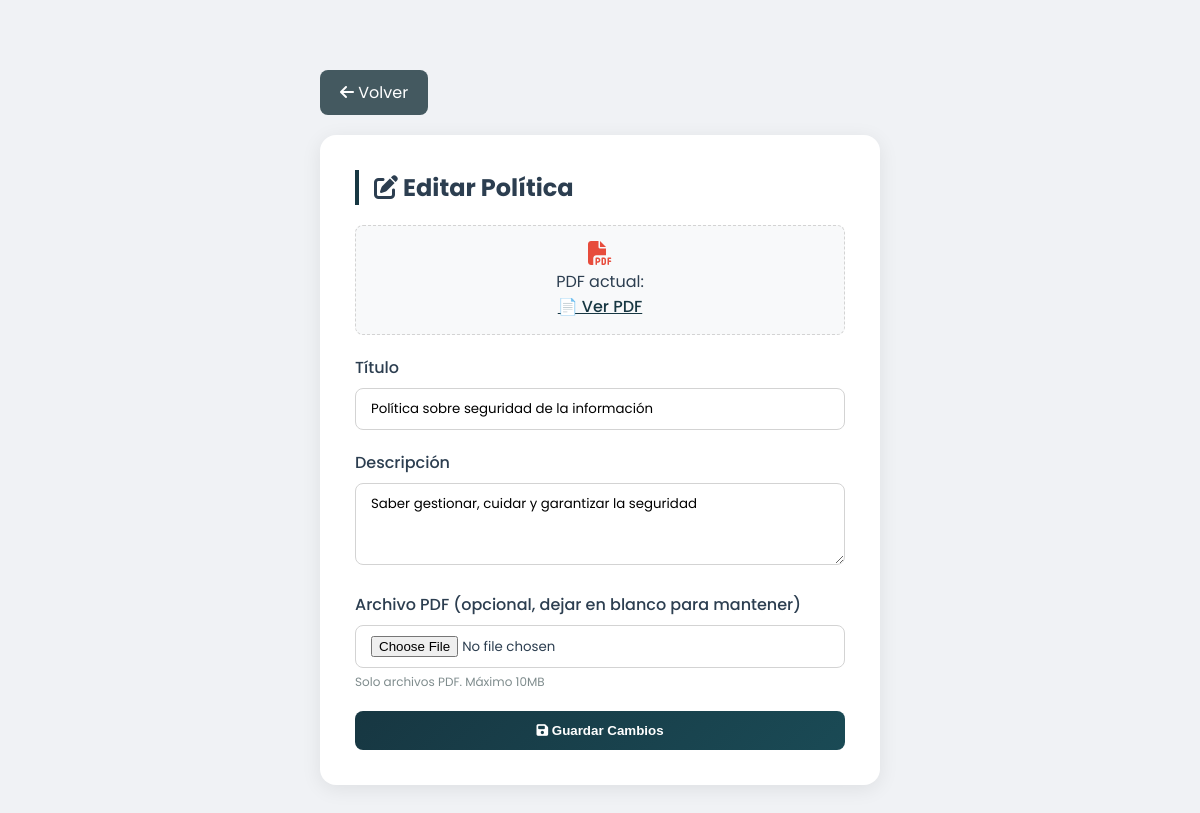
Page /admin/politicas/editar.php?id=1 (signed in) on the committed database.
### tables this page shows
CREATE TABLE `politicas` (
  `id` int NOT NULL AUTO_INCREMENT,
  `titulo` varchar(200) NOT NULL,
  `descripcion` text,
  `archivo_url` varchar(500) NOT NULL,
  `orden` int DEFAULT '0',
  `activo` tinyint DEFAULT '1',
  `creado_por` int DEFAULT NULL,
  `fecha_creacion` datetime DEFAULT CURRENT_TIMESTAMP,
  PRIMARY KEY (`id`),
  KEY `creado_por` (`creado_por`),
  CONSTRAINT `politicas_armotor_ibfk_1` FOREIGN KEY (`creado_por`) REFERENCES `usuarios` (`id`) ON DELETE SET NULL
);

### admin/politicas/editar.php (the view, shortened to what this page needs)
<?php
require_once '../../includes/auth_check.php';
$id = $_GET['id'] ?? 0;
$stmt = $pdo->prepare("SELECT * FROM politicas WHERE id = ?");
$stmt->execute([$id]);
$item = $stmt->fetch(PDO::FETCH_ASSOC);
?>
<!DOCTYPE html>
<html lang="es">
<head>
    <link rel="stylesheet" href="https://cdnjs.cloudflare.com/ajax/libs/font-awesome/6.5.1/css/all.min.css">
</head>
<body>
    <div class="container">
        <a href="index.php" class="btn-volver">
            <i class="fas fa-arrow-left"></i> Volver
        </a>
        <div class="card">
            <h2><i class="fas fa-edit"></i> Editar Política</h2>
            <?php if ($item['archivo_url']): ?>
                <div class="pdf-actual">
                    <i class="fas fa-file-pdf"></i><br>
                    <label>PDF actual:</label><br>
                    <a href="../../<?php echo $item['archivo_url']; ?>" target="_blank">📄 Ver PDF</a>
                </div>
            <?php endif; ?>
            <form method="POST" action="" enctype="multipart/form-data">
                <div class="form-group">
                    <label>Título</label>
                    <input type="text" name="titulo" value="<?php echo htmlspecialchars($item['titulo']); ?>" required>
                </div>
                <div class="form-group">
                    <label>Descripción</label>
                    <textarea name="descripcion" rows="3"><?php echo htmlspecialchars($item['descripcion']); ?></textarea>
                </div>
                <div class="form-group">
                    <label>Archivo PDF (opcional, dejar en blanco para mantener)</label>
                    <input type="file" name="archivo_pdf" accept=".pdf">
                    <div class="info-text">Solo archivos PDF. Máximo 10MB</div>
                </div>
                <button type="submit" class="btn-guardar">
                    <i class="fas fa-save"></i> Guardar Cambios
                </button>
            </form>
        </div>
    </div>
</body>
</html>

### admin/politicas/editar.php (style rules this page uses)
* { margin: 0; padding: 0; box-sizing: border-box; }
body { font-family: 'Poppins', sans-serif; background: #f0f2f5; color: #2c3e50; }
.container { max-width: 600px; margin: 50px auto; padding: 20px; }
.card { background: white; border-radius: 16px; padding: 35px; box-shadow: 0 4px 20px rgba(0,0,0,0.08); }
.card h2 { margin-bottom: 20px; border-left: 4px solid #173742; padding-left: 15px; }
.form-group { margin-bottom: 20px; }
.form-group label { display: block; margin-bottom: 8px; font-weight: 500; }
.form-group input, .form-group textarea { width: 100%; padding: 10px 15px; border: 1px solid #d3d3d3; border-radius: 8px; font-family: 'Poppins', sans-serif; }
.btn-guardar { background: linear-gradient(135deg, #173742, #1a4a55); color: white; border: none; padding: 12px 25px; border-radius: 8px; cursor: pointer; font-weight: 600; width: 100%; transition: all 0.3s ease; }
.btn-volver { background: #445960; color: white; padding: 10px 20px; text-decoration: none; border-radius: 8px; display: inline-block; margin-bottom: 20px; transition: all 0.3s ease; }
.info-text { font-size: 12px; color: #7f8c8d; margin-top: 5px; }
.pdf-actual { background: #f8f9fa; padding: 15px; border-radius: 8px; margin-bottom: 20px; text-align: center; border: 1px dashed #d3d3d3; }
.pdf-actual i { font-size: 24px; color: #e74c3c; }
.pdf-actual a { color: #173742; font-weight: 500; }

### rows in the picture
politicas: titulo "Política sobre seguridad de la información", descripcion "Saber gestionar, cuidar y garantizar la seguridad"
